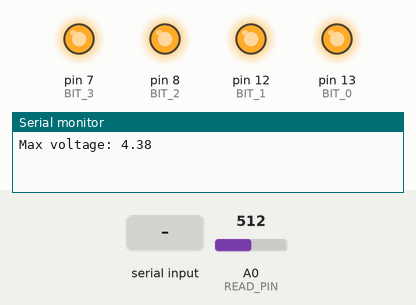
A sketch run on a simulated Arduino Uno, built with avr-gcc and run on an emulated ATmega328P. Shown: output pins drawn as LEDs (lit = HIGH), the last lines printed to the serial monitor. The test bench sets the inputs (shaded band); at power-on: A0 (READ_PIN) = 512.

Above: at 0.01 s.
At 1.3 s:
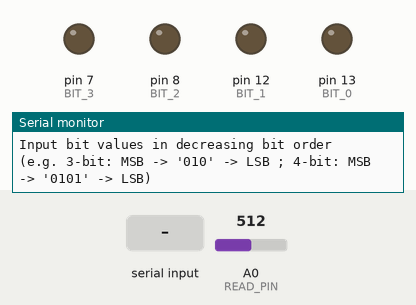
1.4 s: "1" received over Serial
Timing chart, 0 to 4.4 s (numbered marks = the images above; inputs shaded):
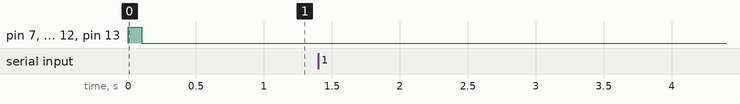

The sketch:

dac_input_tinkercad.ino
```cpp
/* Set the serial connection speed */
#define BAUD_RATE       9600

/* Set which bits correspond to which pins */
#define BIT_3           7
#define BIT_2           8
#define BIT_1           12
#define BIT_0           13
#define READ_PIN        A0

/* Set number of bits */
#define BITS            3

/* Set how long to delay in between digital outputs */
#define DELAY           500

float max_voltage;
float conversion_factor;
String serial_buffer;
uint8_t pins[4] = {BIT_3, BIT_2, BIT_1, BIT_0};

void setup()
{
  // Start a serial connection to send data to the computer
  Serial.begin(BAUD_RATE);

  // Set pins to output mode
  pinMode(BIT_3, OUTPUT);
  pinMode(BIT_2, OUTPUT);
  pinMode(BIT_1, OUTPUT);
  pinMode(BIT_0, OUTPUT);
  pinMode(READ_PIN, INPUT);
  max_voltage = 5.0*((1<<BITS) - 1)/(1<<BITS);
  Serial.print("Max voltage: "); Serial.println(max_voltage);
  calibrate();
  Serial.println("Input bit values in decreasing bit order\n(e.g. 3-bit: MSB -> '010' -> LSB ; 4-bit: MSB -> '0101' -> LSB)\n");
}

void loop()
{
  while(!Serial.available()) {

  }
  while(Serial.available()) {
    delay(2);
    char c = Serial.read();
    serial_buffer += c;
  }
  Serial.print("Received input bit string: "); Serial.println(serial_buffer);
  //Serial.print("Input bit string length: "); Serial.println(serial_buffer.length());

  if (serial_buffer.length() == 3) {
    for (int i = 0; i < 3; i++ ) {
      //Serial.print("Writing pin "); Serial.print(pins[i]); Serial.print(" to ");
      if (serial_buffer[i] == '1') {
        digitalWrite(pins[i+1], HIGH);
        Serial.println("HIGH.");
      } else {
        digitalWrite(pins[i+1], LOW);
        Serial.println("LOW.");
      }
    }
  } else if (serial_buffer.length() == 4) {
    for (int i = 0; i < 4; i++ ) {
      Serial.print("Writing pin "); Serial.print(pins[i]); Serial.print(" to ");
      if (serial_buffer[i] == '1') {
        digitalWrite(pins[i], HIGH);
        Serial.println(" HIGH.");
      } else {
        digitalWrite(pins[i], LOW);
        Serial.println(" LOW.");
      }
    }
  }
  serial_buffer = "";
  plot();
  delay(50);


}


float calibrate() {
  digitalWrite(BIT_0, HIGH);
  digitalWrite(BIT_1, HIGH);
  digitalWrite(BIT_2, HIGH);
  digitalWrite(BIT_3, HIGH);
  delay(100);
  float max_sensor = analogRead(READ_PIN);
  digitalWrite(BIT_0, LOW);
  digitalWrite(BIT_1, LOW);
  digitalWrite(BIT_2, LOW);
  digitalWrite(BIT_3, LOW);
  conversion_factor = max_voltage/max_sensor;
  }

  void plot() {
    float v_out_int = analogRead(READ_PIN);
    float v_out = v_out_int*conversion_factor;
    Serial.print("DAC:"); Serial.print(v_out,DEC); Serial.print(",");
    Serial.println();
  }
```
